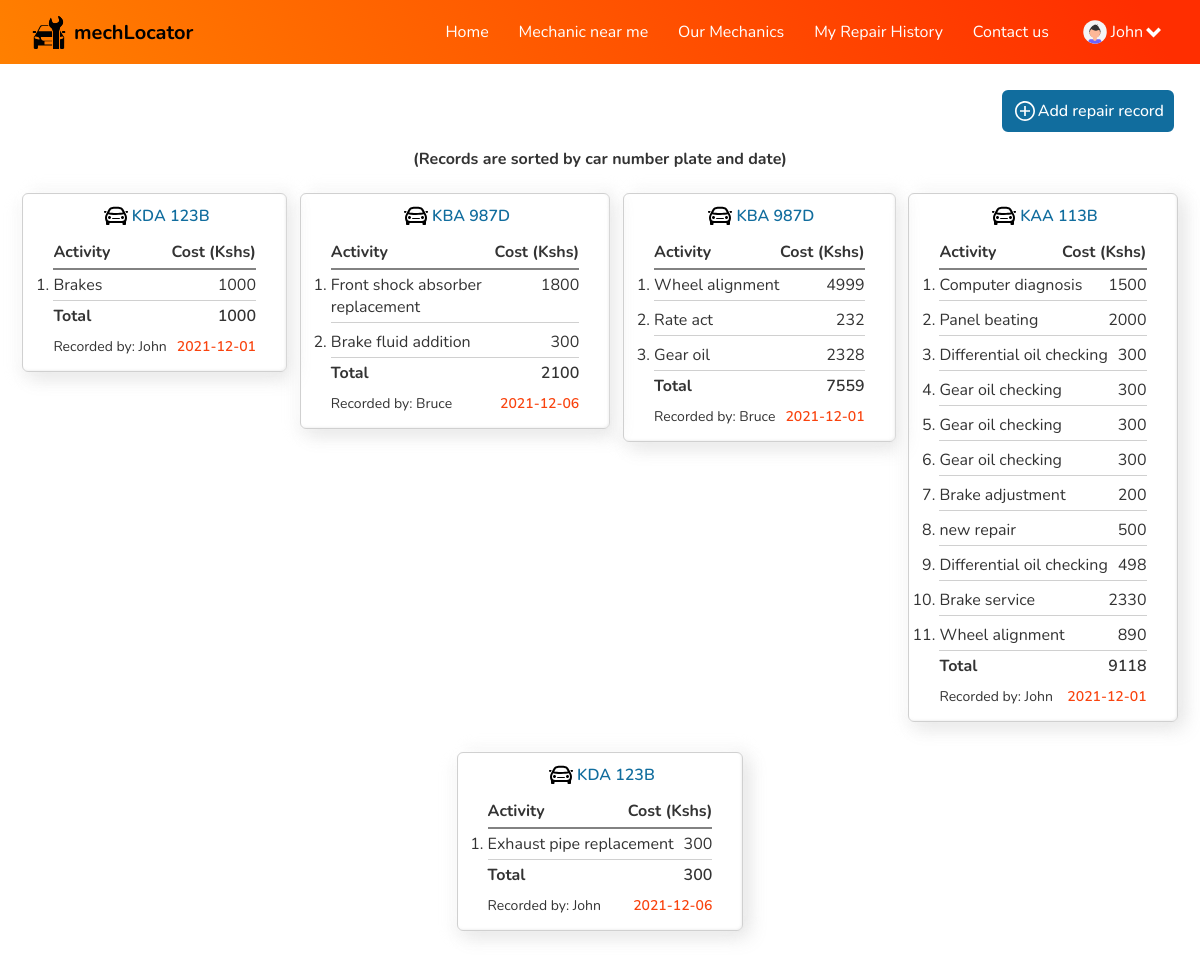
/repairHistory.php (signed in), run on the app's committed database.
### tables this page shows
CREATE TABLE `cars` (
  `user_id` int(11) NOT NULL,
  `num_plate` varchar(50) NOT NULL
);

CREATE TABLE `repairs` (
  `num_plate` varchar(50) NOT NULL,
  `activity` text NOT NULL,
  `cost` int(11) NOT NULL,
  `date` date NOT NULL DEFAULT current_timestamp(),
  `repair_id` int(11) NOT NULL,
  `seen` varchar(10) NOT NULL DEFAULT 'NO',
  `mech_user_id` int(11) NOT NULL
);

CREATE TABLE `users` (
  `name` varchar(200) NOT NULL,
  `email` varchar(250) NOT NULL,
  `phone` varchar(20) NOT NULL,
  `password` varchar(250) NOT NULL,
  `is_mech` varchar(10) NOT NULL DEFAULT 'NO',
  `user_id` int(11) NOT NULL,
  `availability` varchar(10) NOT NULL DEFAULT 'YES'
);

### repairHistory.php (the view, shortened to what this page needs)
<!DOCTYPE html>
<html lang="en" dir="ltr">
  <head>
    <link rel="stylesheet" href="css/home.css">
    <link rel="stylesheet" href="css/nav.css">
    <link rel="stylesheet" href="css/history.css">
  </head>
  <body>
<?php include 'php/header.php';?>
    <main>
    <section class="holder-sect">
          <a href="addRepair.php" class="add-btn flex-wrap">
          <img src="icons/plus.svg" alt="add" class="icon">
            Add repair record
          </a>
    <?php
        if(isset($_SESSION['user_id'])){
            $user_id = $_SESSION['user_id'];
            $username = $_SESSION['name'];
        }
        else{
            header('Location:login.php');
        }
      ?>
      <h4>
        (Records are sorted by car number plate and date)
      </h4>
      <section class="flex-wrap reverse">
                    <?php
                    $selectAllCars = "SELECT * FROM cars WHERE user_id = '$user_id'";
                    $TotalCost = 0;
                    $results = mysqli_query($connection,$selectAllCars);
                    if(!$results){
                      echo 'Error getting cars';
                    }
                    else{
                          $row = mysqli_num_rows($results);
                          if($row > 0){
                                while($row = mysqli_fetch_array($results)){
                                  $car_plate = $row['num_plate'];
                                  $selectRecord = "SELECT * FROM repairs WHERE num_plate = '$car_plate'";
                                  $received = mysqli_query($connection,$selectRecord);
                                  $repair_row = mysqli_num_rows($received);
                                  if($repair_row>0){
                                  echo '
                                  <article class="repair-card">
                                  <h4><span class="num-plate"> <img src="icons/car.svg" class="icon" alt="car">'.$car_plate.'</span></h4>
                                          <div class="holder-tbl">
                                            <div class="header-row flex-wrap">
                                              <span class="act-header"><strong>Activity</strong></span>
                                              <span class="cost-header"><strong>Cost (Kshs)</strong></span>
                                            </div>
                                          <ol>
                                  ';
                                    $counter = 0;
                                    while($repair_row = mysqli_fetch_array($received)){
                                      $activity = $repair_row['activity'];
                                      $cost = $repair_row['cost'];
                                      $date = $repair_row['date'];
                                      $mechId = $repair_row['mech_user_id'];
                                      if($mechId > 0){
                                        $mechName = mysqli_query($connection,"SELECT * FROM users WHERE user_id = '$mechId' LIMIT 1");
                                      $mechName = mysqli_fetch_array($mechName);
                                        $mechanicName = $mechName['name'];
                                        $username = $mechanicName;
                                      }
                                      $dateArray[$counter] = $date;
                                      if($counter>0 && $dateArray[$counter-1] != $dateArray[$counter]){
                                                  echo '
                                                  <div class="header-row flex-wrap">
                                                      <span class="total-header"><strong>Total</strong></span>
                                                      <span class="total-val"> '.$TotalCost.' </span>
                                                    </div>
                                                    <div class="row1 flex-wrap">
                                                    <div class="mech-name">Recorded by: '.$username.'</div>
                                                        <div class="date">'.$dateArray[$counter-1].'</div>
                                                      </div>
                                                  </div>
                                              </article>';
                                          $TotalCost = 0;
                                              echo '
                                              <article class="repair-card">
                                              <h4><span class="num-plate"> <img src="icons/car.svg" class="icon" alt="car">'.$car_plate.'</span></h4>
                                                      <div class="holder-tbl">
                                                        <div class="header-row flex-wrap">
                                                          <span class="act-header"><strong>Activity</strong></span>
                                                          <span class="cost-header"><strong>Cost (Kshs)</strong></span>
                                                        </div>
                                                      <ol>
                                              ';
                                              echo '
                                                <div class="data-row">
                                                <li> <div class="row-activity">'.$activity.'</div></li>
                                                  <div class="row-cost">'.$cost.'</div>
                                                </div>
                                            ';
                                      $TotalCost = $TotalCost + $cost;
                                      }
                                      else{
                                            echo '
                                              <div class="data-row">
                                              <li> <div class="row-activity">'.$activity.'</div></li>
                                                <div class="row-cost">'.$cost.'</div>
                                              </div>
                                          ';
                                      $TotalCost = $TotalCost + $cost;
                                      }
                                      $counter++;
                                    }
                                    echo '
                                    <div class="header-row flex-wrap">
                                        <span class="total-header"><strong>Total</strong></span>
                                        <span class="total-val"> '.$TotalCost.' </span>
                                      </div>
                                      <div class="row1 flex-wrap">
                                      <div class="mech-name">Recorded by: '.$username.'</div>
                                          <div class="date">'.$date.'</div>
                                        </div>
                                    </div>
                                </article>
                                    ';
                                    $TotalCost = 0;
                                  }
                                }
                          }
                          else{
                            echo  '<h3><span class="num-plate">No repair history added</span></h3>        ';
                          }
                        }
 ?>
      </section>
    </main>
  </body>
</html>

### css/home.css (style rules this page uses)
:root { --highlightBlue : #1242C5; --textGreyish: #333333; --orangeColor: #F98E0E; --regBtnBlue: #116D9E; --deepOrange: #F9430E; --veryLightGrey: #F2F2F2; --green: #058B43; --blue: #116D9E; --skyBlue: #0F8CB5; --lightOrange: #FFB40C; --lightRed: #FF537C; --f3White: #F3F3F3; --red: #EB5757; --orangeLinear: linear-gradient(240.86deg, #FF2E00 4.93%, #FF8B00 112.94%); --bRadius: 6px; --inputPadding: 10px 10px 5px 10px; --lightGrey1: #707070; --greenColor: #2EF873; --horizontalLine: #D0D0D0; --grey3: #828282; --grey2Box: #4F4F4F; --darkerShadow: -7px 7px 14px rgba(229, 229, 229, 0.2), 7px -7px 14px rgba(229, 229, 229, 0.2), -7px -7px 14px rgba(255, 255, 255, 0.9), 7px 7px 18px rgba(229, 229, 229, 0.9), inset 1px 1px 2px rgba(255, 255, 255, 0.3), inset -1px -1px 2px rgba(229, 229, 229, 0.5); --lightShadow: -7px 7px 14px rgba(242, 242, 242, 0.2), 7px -7px 14px rgba(242, 242, 242, 0.2), -7px -7px 14px rgba(255, 255, 255, 0.9), 7px 7px 18px rgba(242, 242, 242, 0.9), inset 1px 1px 2px rgba(255, 255, 255, 0.3), inset -1px -1px 2px rgba(242, 242, 242, 0.5); --bgcolor: #f3f3f3; --purple-gradient: linear-gradient(268.26deg, #ED0A25 23.76%, #F80AC3 78.07%); --black-text-shadow: 1px 2px 10px #0000008f; --highlightBlue: hsl(224, 83%, 42%); --highlightBlueHover: hsl(224, 86%, 28%); --grayish: hsl(0, 1%, 16%); --lightPink :hsl(346, 100%, 66%); --brightRed: hsl(356, 97%, 55%); --faintGray: hsl(0, 1%, 52%); --f3White: hsl(0, 0%, 95%); --placeholderC: hsla(0, 0%, 100%, 0.66); --btnPadding: 4px 28px; --popUpBg: hsla(0, 0%, 7%, 0.95); --inputBg: hsl(0, 0%, 16%); --toggleBG:hsl(230, 22%, 74%); --whiteBg: hsl(0, 0%, 100%); }
* { font-family: 'Nunito', sans-serif; color: var(--textGreyish); box-sizing: border-box; margin: 0; padding: 0; scroll-behavior: smooth; }
a { text-decoration: none; }
body { margin: 0;position: relative;padding-bottom: 1rem; }
.icon { width: 24px; height: 24px; margin: 0 4px; }
.add-btn { padding: 8px! important; margin: 10px; }
.rent-out, .flex-wrap { display: flex; flex-wrap: wrap; justify-content: space-around; align-items: center; }

### css/nav.css (style rules this page uses)
.edit-btn, .repair-btn, .add-btn, .del-btn, .save-changes { padding: 5px 10px; border-radius: var(--bRadius); border: 2px solid var(--textGreyish); background: white; margin-left: 10px; font-weight: 500; font-size: 16px; }
.edit-btn .icon, .repair-btn .icon, .add-btn .icon { width: 20px; height: 20px; margin: 0 3px; }
.add-btn, .save-changes { background: var(--blue); border-color: var(--blue); color: white; margin-left: unset; }

### css/history.css (style rules this page uses)
.num-plate { color:var(--blue); font-weight: 600; display: flex; align-items: center; justify-content: center; text-transform: uppercase; }
main { padding: 5rem 1rem; }
.holder-sect { display: grid; justify-items: end; }
h3, h4 { text-align: center; margin-bottom: 8px; width:100%; }
.total-lbl,.total-val { font-weight: 600; }
.repair-card { border: 1px solid var(--horizontalLine); border-radius: var(--bRadius); padding: 10px; box-shadow: var(--darkerShadow); margin: 15px 5px; }
.date { font-size: 14px; font-weight: 600; color: var(--deepOrange); }
.holder-tbl { padding: 5px 20px; }
.data-row li { margin-right: 10px; }
.data-row { width: 100%; text-align: left; display: flex; justify-content: space-between; margin: 4px 0; padding: 4px 0; border-bottom: 1px solid var(--horizontalLine); }
.data-row:first-child { border-top: 2px solid var(--grey3); margin-top: 5px; }
.header-row { justify-content: space-between; }
.row-activity { max-width: 200px; }
.mech-name { max-width: 200px; font-size: 14px; margin-right: 10px; }
.row1 { margin-top: 10px; justify-content: space-between; }
.add-btn { margin-bottom: 1rem; width:max-content; }
.reverse { flex-direction: row-reverse; width: 100%; align-items: flex-start; }

### data on the page
cars: num_plate "KAA 113B", TotalCost "9118", user.name "John", repairs.date "2021-12-01"
repairs: activity "Computer diagnosis", cost "1500"
repairs: activity "Panel beating", cost "2000"
repairs: activity "Differential oil checking", cost "300"
repairs: activity "Gear oil checking", cost "300"
repairs: activity "Gear oil checking", cost "300"
repairs: activity "Gear oil checking", cost "300"
repairs: activity "Brake adjustment", cost "200"
repairs: activity "new repair", cost "500"
repairs: activity "Differential oil checking", cost "498"
repairs: activity "Brake service", cost "2330"
repairs: activity "Wheel alignment", cost "890"
cars: num_plate "KBA 987D", TotalCost "2100", users.name "Bruce", repairs.date "2021-12-06"
repairs: activity "Wheel alignment", cost "4999"
repairs: activity "Rate act", cost "232"
repairs: activity "Gear oil", cost "2328"
repairs: TotalCost "7559", users.name "Bruce", counter "2021-12-01", num_plate.num_plate "KBA 987D", activity "Front shock absorber replacement", cost "1800"
repairs: activity "Brake fluid addition", cost "300"
cars: num_plate "KDA 123B", TotalCost "300", user.name "John", repairs.date "2021-12-06"
repairs: activity "Brakes", cost "1000"
repairs: TotalCost "1000", counter "2021-12-01", num_plate.num_plate "KDA 123B", activity "Exhaust pipe replacement", cost "300"
users: name "John"

### other printed values
$_SESSION['name'] "John"
